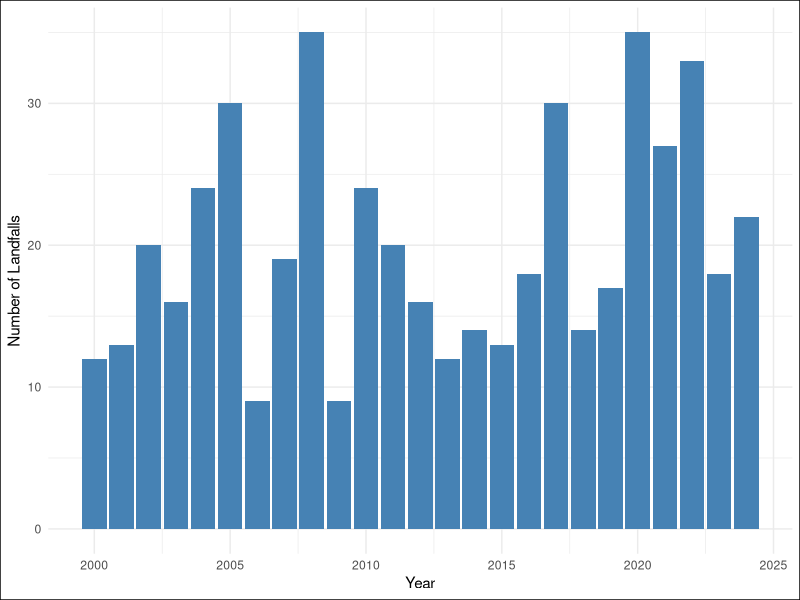
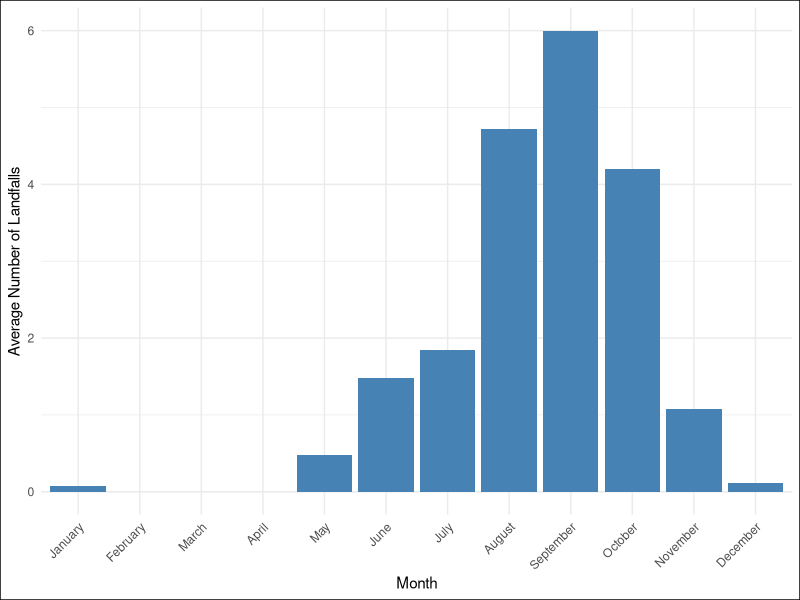
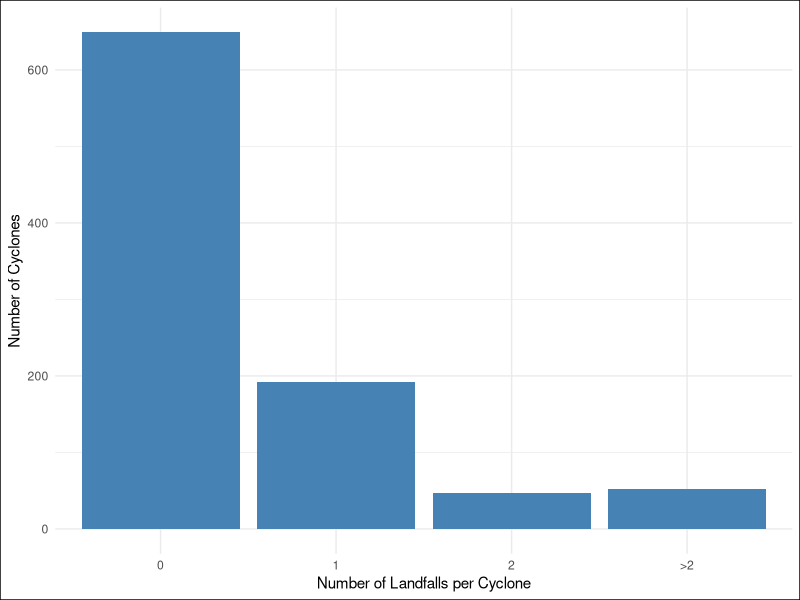
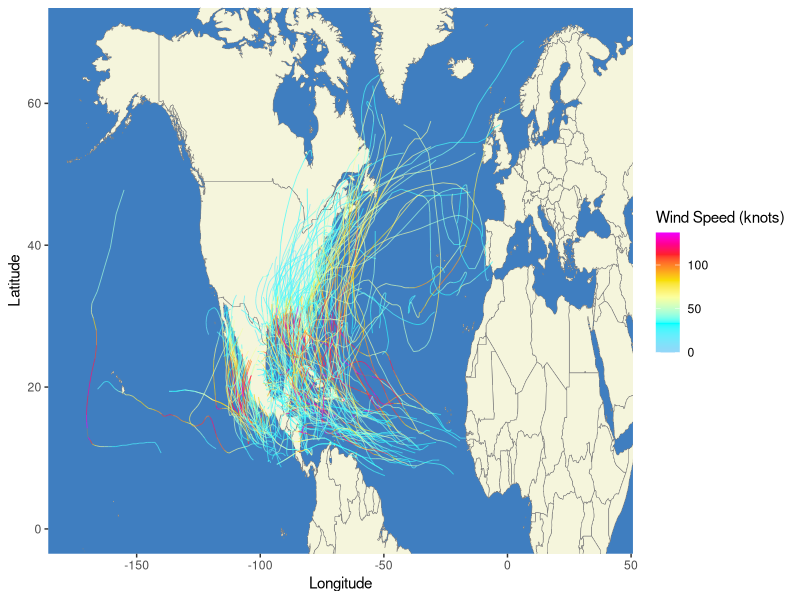
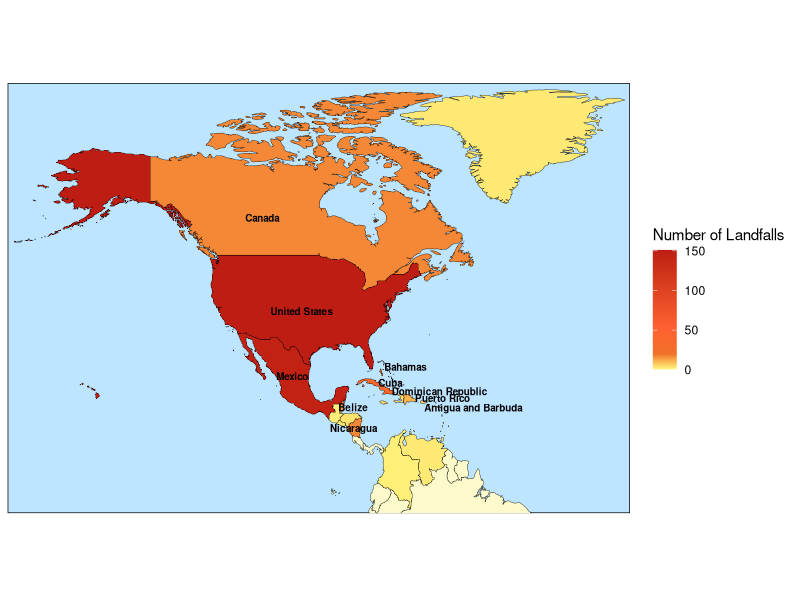
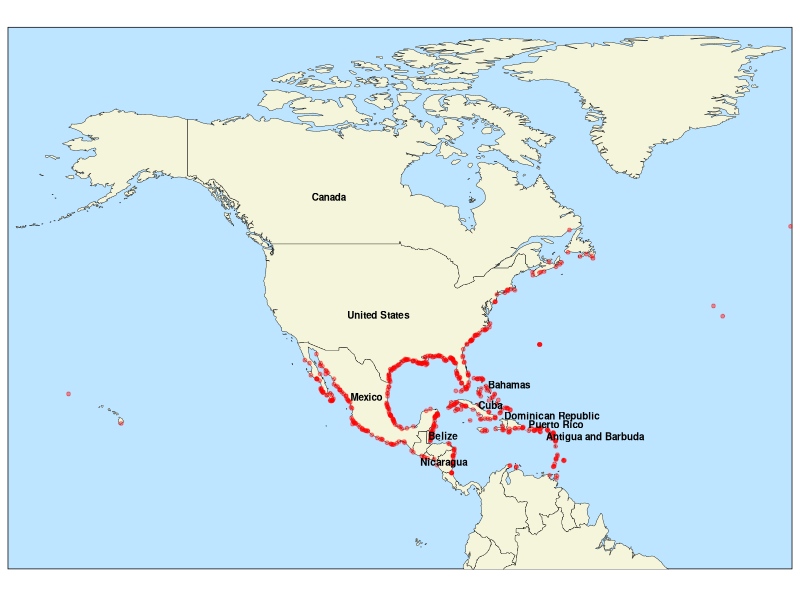
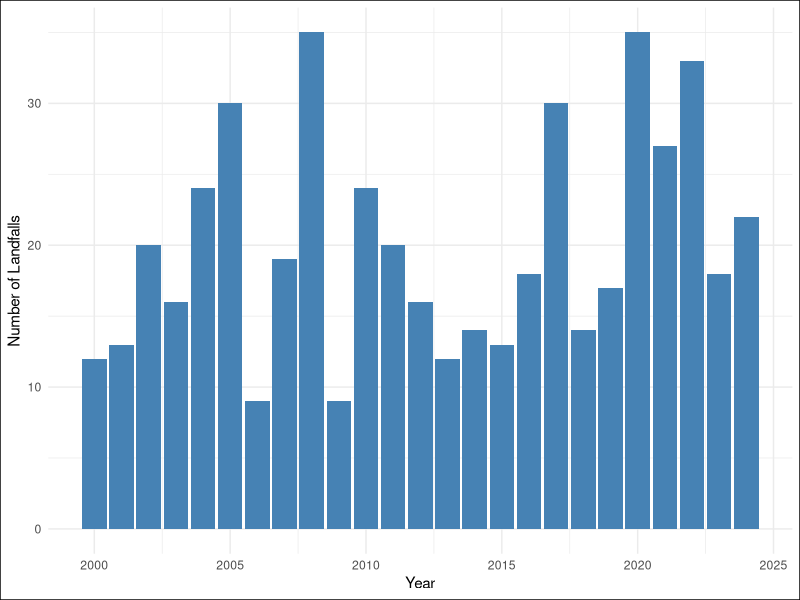
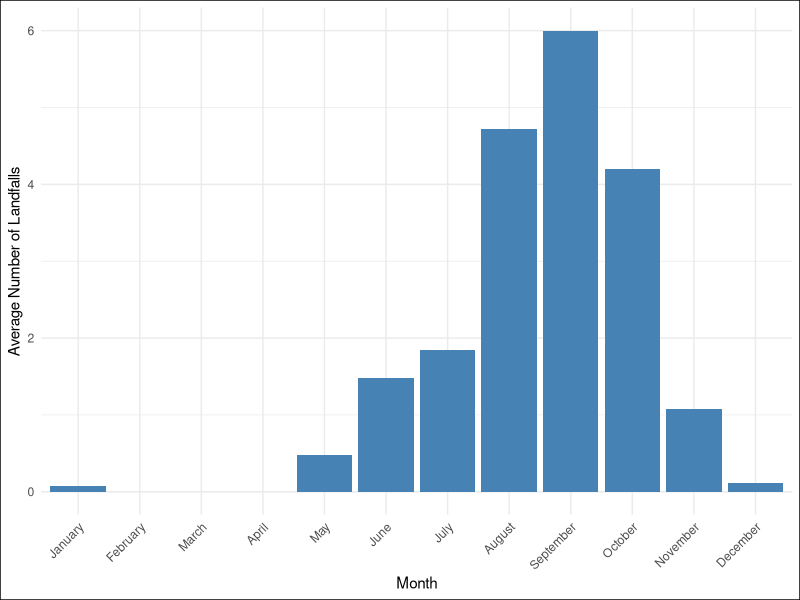

R code for these plots, in order:
# in this script, we perform an exploratory data analysis of our cyclone
# track data from the HURDAT2 data set
# we are interested in the number of cyclone landfalls per year
# and any seasonality effects

library(dplyr)
library(magrittr)
library(here)
library(tidyr)
library(ggplot2)
library(stringr)
library(data.table)
library(scales)
library(sf)
library(rnaturalearth)


#==============================================================================
# we load our data set
#==============================================================================

hurricane_data <- read.csv(here("data", "derived", "hurricane-data.csv"))
landfall_data <- read.csv(here("data", "derived", "landfall-data.csv"))

#==============================================================================
# we want to plot the number of landfalls per year from 1900-2024 
#==============================================================================

landfalls_per_year <- landfall_data %>%
  group_by(YEAR) %>%
  summarise(CYCLONE_NUM = n(), .groups = "drop")

# Plot
p1 <- ggplot(landfalls_per_year, aes(x = YEAR, y = CYCLONE_NUM)) +
  geom_col(fill = "steelblue") +
  labs(x = "Year",
       y = "Number of Landfalls") +
  theme_minimal()+
  theme(
    plot.background = element_rect(fill = "white"),
    panel.background = element_rect(fill = "white", colour = NA)
  )

p1

# save output
ggsave(here("outputs", "eda-hurricane-data", "landfalls-per-year.png"), 
       plot = p1, 
       height = 4.5, 
       width = 7, 
       dpi=600)


#==============================================================================
# we check for a monthly seasonality component 
#==============================================================================

# calculate average number of cyclone landfalls per month (across 2000-2024)
landfalls_per_month_and_year <- landfall_data %>%
  group_by(YEAR, MONTH) %>%
  summarise(LANDFALL_NUM = n(), .groups = "drop")

# we notice some months are missing from our data set
# this is because no cyclones occurred in those months
# we now add the missing months with a count of zero
all_months_years <- CJ(MONTH = 1:12, YEAR = 2000:2024)

# also replace month numbers with month names
landfalls_per_month_and_year <- left_join(all_months_years, 
                                    landfalls_per_month_and_year, 
                                    by = c("MONTH", "YEAR"))

landfalls_per_month_and_year <- landfalls_per_month_and_year %>%
  mutate(LANDFALL_NUM = replace_na(LANDFALL_NUM, 0), MONTH = month.name[MONTH])

avg_landfalls_per_month <- landfalls_per_month_and_year %>%
  group_by(MONTH) %>%
  summarise(AVG_LANDFALLS = mean(LANDFALL_NUM))


# plot average number of cyclones per month
p2 <- ggplot(avg_landfalls_per_month, aes(x = factor(MONTH, levels = month.name), 
                                         y = AVG_LANDFALLS)) +
  geom_col(fill = "steelblue") +
  labs(x = "Month",
       y = "Average Number of Landfalls") +
  theme_minimal() + 
  theme(axis.text.x = element_text(angle = 45,vjust = 1,hjust = 1),
        plot.background = element_rect(fill = "white"),
        panel.background = element_rect(fill = "white", colour = NA)
        )

p2
# we see a significant increase in the number of cyclones in August-October

# save output
ggsave(here("outputs", "eda-hurricane-data", "avg-landfalls-per-month.png"), 
       plot = p2,
       height = 4.5,
       width = 7, dpi=600)

#==============================================================================
# we now want to look closer into how many times cyclones landfall
#==============================================================================

# number of landfalls for each cyclone
landfall_statistics <- hurricane_data %>%
  group_by(STORM_ID) %>%
  summarise(LANDFALL_NUM = sum(RECORD_ID == "L"))

# categorise cyclones based on how many times they landfall
landfall_statistics <- landfall_statistics %>%
  mutate(CATEGORY = case_when(
    LANDFALL_NUM == 0 ~ '0',
    LANDFALL_NUM == 1 ~ '1',
    LANDFALL_NUM == 2 ~ '2',
    LANDFALL_NUM > 2  ~ ">2"))

# Count how many cyclones fall into each category
landfall_summary <- landfall_statistics %>%
  group_by(CATEGORY) %>%
  summarise(NUM = n())

# plot results
p3 <- ggplot(landfall_summary, aes(x = factor(CATEGORY, levels = CATEGORY), y = NUM)) +
  geom_col(fill = "steelblue") +
  labs(x = "Number of Landfalls per Cyclone",
       y = "Number of Cyclones") +
  theme_minimal()+
  theme(
    plot.background = element_rect(fill = "white"),
    panel.background = element_rect(fill = "white", colour = NA)
  )

p3

# save output
ggsave(here("outputs","eda-hurricane-data", "nbr-cyclone-landfalls.png"), 
       plot = p3, 
       height = 4.5, 
       width = 7, 
       dpi=600)

#==============================================================================
# we also want to inspect cyclone paths for cyclones that landfall 2000-2024
#==============================================================================

# we load our world map data
world <- map_data("world")


# we now select all the hurricanes that landfall at least once
landfall_hurricanes <- landfall_data %>%
  distinct(STORM_ID)

landfall_cyclones <- hurricane_data %>%
  filter(STORM_ID %in% landfall_hurricanes$STORM_ID)


landfall_cyclones <- landfall_cyclones %>%
  mutate(TIME = sprintf("%04s", as.integer(TIME)),
    DATE_TIME = as.POSIXct(paste(YEAR, 
                                 MONTH, 
                                 DAY, 
                                 str_sub(TIME, 1, 2), 
                                 str_sub(TIME, 3, 4)),
                      format = "%Y %m %d %H %M"))

# plot map
p4 <- ggplot() +
  # world map 
  geom_polygon(data = world,
               aes(x = long, y = lat, group = group), 
               fill = "beige", 
               col = "#808080", 
               linewidth = 0.2) +  
  theme(panel.background = element_rect(fill = "#3f7ec0", color = NA),
        panel.grid.major = element_blank(), panel.grid.minor = element_blank()) +
  
  geom_path(data = landfall_cyclones, aes(x = LON, 
                                      y = LAT, 
                                      group = STORM_ID, 
                                      color = WIND), 
            linewidth = 0.3, alpha = 0.7) +
  scale_color_gradientn(colours = c("#94d6f8", "cyan","#fbff9f","#f8e007","#fd9920","#ff1f2d", "#ee00ff"),
                        values = rescale(c(0, 33, 63, 82, 95, 112, 137)),
                        limits = c(0, 137)) + 
  coord_cartesian( xlim = c(-175, 40), ylim = c(0, 70)) + 
  labs(x = "Longitude", 
       y = "Latitude", 
       color = "Wind Speed (knots)") +
  theme(legend.position = "right")

p4

# save output
ggsave(here("outputs", "eda-hurricane-data", "landfall-map.png"), 
       plot =p4,
       height = 4, 
       width = 10, 
       dpi=600)


#==============================================================================
# we now want to examine which countries have had the most landfalls since 2000
#==============================================================================

# we count the number of landfalls per country
landfalls_per_location <- landfall_data %>%
  group_by(LOCATION) %>%
  summarise(LANDFALL_NUM = n(), .groups = "drop")

# add landfall count to countries sf object for plotting to get geometry of 
# landfall locations
countries <- ne_countries(scale = 'medium', 
                          returnclass = c("sf"), 
                          continent = c("North America", "South America"))


landfalls_per_location <- countries[, c("name_long", "geometry")] %>%
  left_join(landfalls_per_location, 
            by = c("name_long" = "LOCATION")) 

# replace NA rows with 0
landfalls_per_location <- landfalls_per_location %>%
  mutate(LANDFALL_NUM = ifelse(is.na(LANDFALL_NUM), 0, LANDFALL_NUM))

# find 10 countries with the most landfalls and save these in a dataset
top_ten_landfall_locations <- landfalls_per_location %>%
  arrange(desc(LANDFALL_NUM))

top_ten_landfall_locations <- top_ten_landfall_locations[1:10,]

# plot map of countries most at risk
p5 <- ggplot(data = landfalls_per_location) +
  geom_sf(aes(fill = LANDFALL_NUM), color = "black", linewidth = 0.125) +
  coord_sf(xlim = c(-180, -10), ylim = c(-5, 85), expand = FALSE) +
  scale_fill_gradientn(
    colors = c("#fcf9cb", "#fef67e","#f07028", "#ff6232", "#bd1d12"),  # Light red to dark red
    values = rescale(c(0, 1, 20, 50, 150))) +
  theme_minimal() +
  labs(fill = "Number of Landfalls") +
  geom_sf_text(data = top_ten_landfall_locations, 
               aes(label = name_long), 
               size = 2.5, 
               fontface = "bold", 
               color = "black",
               nudge_x = case_when(
                 top_ten_landfall_locations$name_long == "Dominican Republic" ~ 8, 
                 top_ten_landfall_locations$name_long == "Belize" ~ 3,  
                 top_ten_landfall_locations$name_long == "Cuba" ~ 2.5, 
                 top_ten_landfall_locations$name_long == "Puerto Rico" ~ 5.2,
                 top_ten_landfall_locations$name_long == "Bahamas" ~ 7,
                 top_ten_landfall_locations$name_long == "Antigua and Barbuda" ~ 9,
                 .default = 0), 
               nudge_y = case_when(
                 top_ten_landfall_locations$name_long == "Cuba" ~ 0.75,
                 top_ten_landfall_locations$name_long == "Puerto Rico" ~ 0.85,
                 top_ten_landfall_locations$name_long == "Dominican Republic" ~ 1.75,  
                 top_ten_landfall_locations$name_long == "Bahamas" ~ -1,
                 .default = 0)) +
  theme(
    axis.text = element_blank(),  
    axis.title = element_blank(),  
    panel.background = element_rect(fill = "#bde5ff"),
    panel.grid = element_blank()
  )


p5

# save output
ggsave(here("outputs", "eda-hurricane-data", "landfall-countries.png"), 
       plot =p5,
       height = 10, 
       width = 10, 
       dpi=600)


#==============================================================================
# finally we map specific landfall locations
#==============================================================================

p6 <- ggplot(data = landfalls_per_location) +
  geom_sf(fill = "beige", color = "black", linewidth = 0.125)+
  geom_point(data = landfall_data, 
             aes(x = LON, y = LAT), 
             color = "red", 
             alpha = 0.4, 
             size = 1) +
  coord_sf(xlim = c(-180, -10), ylim = c(-5, 85), expand = FALSE) +
  theme_minimal() +
  labs(fill = "Number of Landfalls") +
  geom_sf_text(data = top_ten_landfall_locations, 
               aes(label = name_long), 
               size = 2.5, 
               fontface = "bold", 
               color = "black",
               nudge_x = case_when(
                 top_ten_landfall_locations$name_long == "Dominican Republic" ~ 8, 
                 top_ten_landfall_locations$name_long == "Belize" ~ 3,  
                 top_ten_landfall_locations$name_long == "Cuba" ~ 2.5, 
                 top_ten_landfall_locations$name_long == "Puerto Rico" ~ 5.2,
                 top_ten_landfall_locations$name_long == "Bahamas" ~ 7,
                 top_ten_landfall_locations$name_long == "Antigua and Barbuda" ~ 9,
                 .default = 0), 
               nudge_y = case_when(
                 top_ten_landfall_locations$name_long == "Cuba" ~ 0.75,
                 top_ten_landfall_locations$name_long == "Puerto Rico" ~ 0.85,
                 top_ten_landfall_locations$name_long == "Dominican Republic" ~ 1.75,  
                 top_ten_landfall_locations$name_long == "Bahamas" ~ -1,
                 .default = 0)) +
  theme(
    axis.text = element_blank(),  
    axis.title = element_blank(),  
    panel.background = element_rect(fill = "#bde5ff"),
    panel.grid = element_blank()
  )

p6

# save output
ggsave(here("outputs", "eda-hurricane-data", "landfall-locations.png"), 
       plot =p6,
       height = 10, 
       width = 10, 
       dpi=600)
  
